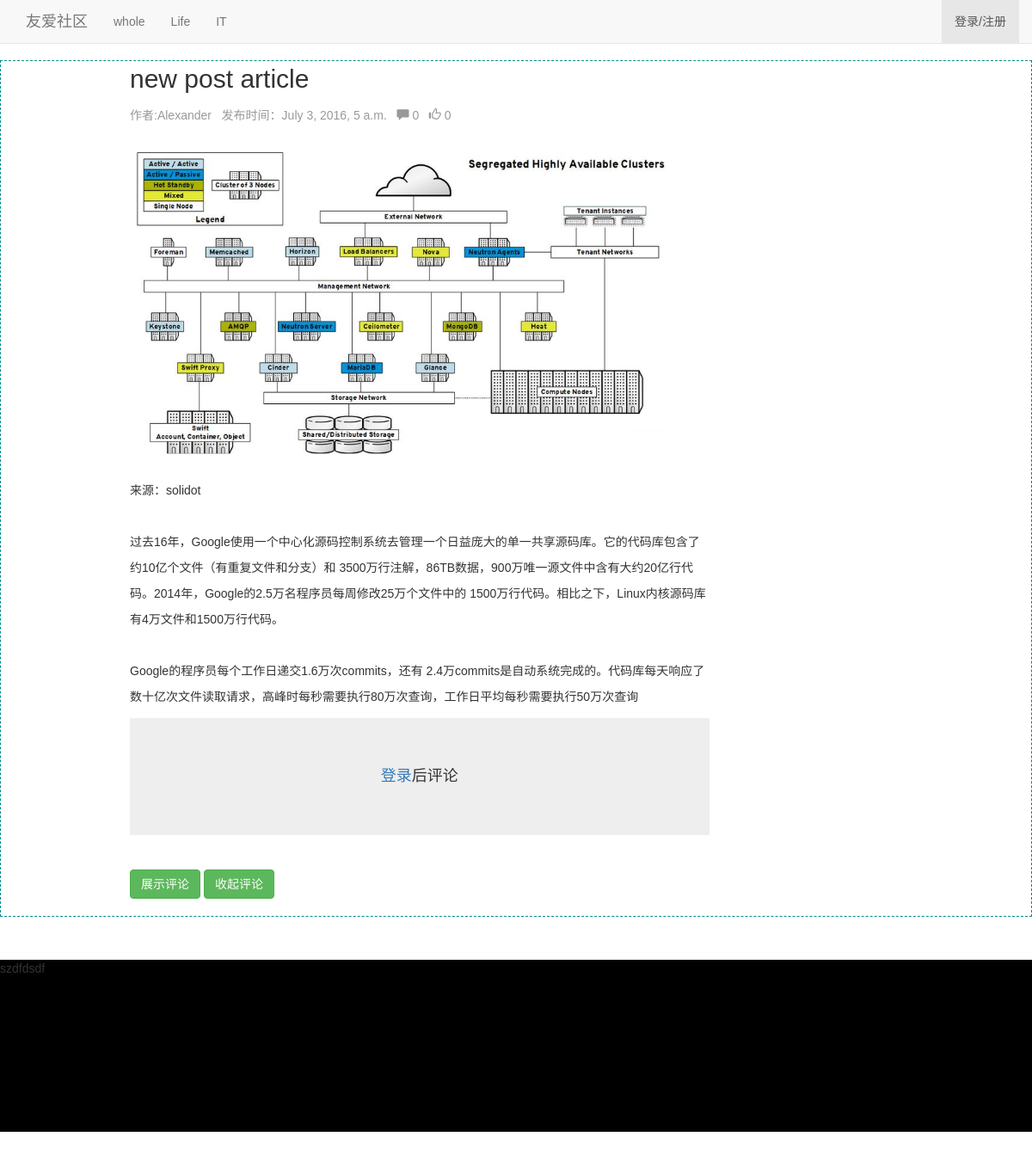
Screenshot of /bbs/articleDetail/14/ with the database file from the repository.
### bbs/models.py (models this page shows, shortened)
class Category(models.Model):
    name = models.CharField(max_length=64,unique=True)
    brief = models.CharField(null=True,blank=True,max_length=255)
    set_as_top_menu = models.BooleanField(default=False)
    position_index = models.SmallIntegerField()
    admins = models.ManyToManyField("UserProfile",blank=True)

class Article(models.Model):
    title = models.CharField(max_length=255)
    brief = models.CharField(null=True,blank=True,max_length=255)
    category = models.ForeignKey("Category")
    content = models.TextField(u"文章内容")
    author = models.ForeignKey("UserProfile")
    pub_date = models.DateTimeField(blank=True,null=True)
    last_modify = models.DateTimeField(auto_now=True)
    priority = models.IntegerField(u"优先级",default=1000)
    head_img = models.ImageField(u"文章标题图片",upload_to="uploads")
    status_choices = (('draft',u"草稿"),
                      ('published',u"已发布"),
                      ('hidden',u"隐藏"),
                      )
    status = models.CharField(choices=status_choices,default='published',max_length=32)

class UserProfile(models.Model):
    user = models.OneToOneField(User)
    name =models.CharField(max_length=32)
    signature= models.CharField(max_length=255,blank=True,null=True)
    head_img = models.ImageField(height_field=150,width_field=150,blank=True,null=True)
    friends = models.ManyToManyField('self',related_name='my_friends',blank=True) #反向关联自己，即我是你的朋友，则你必是我的朋友

### bbs/views.py (the view)
# urls.py: url(r'^articleDetail/(\d+)/$', views.articleDetail, name='articleDetail'),
def articleDetail(request,articleId):
    articleObj = models.Article.objects.get(id=articleId)
    commentTree = commentHandler.buildTree(articleObj.comment_set.select_related())
    return render(request, 'bbs/articleDetail.html', {'category_list':category_list,
                                                      'articleObj':articleObj})

### bbs/commentHandler.py (called while the page is built)
def buildTree(commentObj):
    treeDic = {}
    for comment in commentObj:
        addNode(treeDic,comment)
    for k,v in treeDic.items():
        print(k,v)
    return treeDic

### bbs/templatetags/customTag.py (called while the page is built)
@register.filter
def truncateUrl(imgObj):
    imgUrl = imgObj.name.split("/",maxsplit=1)[-1]
    return imgUrl

@register.simple_tag
def commentsThumps(articleObj):
    queryset = articleObj.comment_set.select_related()
    commentsDic = {
        'commentsCount':queryset.filter(comment_type=1).count(),
        'thumpsCount':queryset.filter(comment_type=2).count()
    }
    return commentsDic

### templates/bbs/articleDetail.html (shortened to what this page needs)
{% extends 'base.html' %}
{% load customTag %}
{% block page-container %}
    <div class="wrap-left">
        <div class="article-title-bg">
            {{ articleObj.title }}
        </div>
        <div class="article-title-brief">
            <span>作者:{{ articleObj.author.name }}</span>
            &nbsp;&nbsp;<span>发布时间：{{ articleObj.pub_date }}</span>
            <span>{% commentsThumps articleObj as comments %}
                &nbsp;&nbsp;<span class="glyphicon glyphicon-comment" aria-hidden="true"></span>
                {{ comments.commentsCount }}
                &nbsp;&nbsp;<span class="glyphicon glyphicon-thumbs-up" aria-hidden="true"></span>
                {{ comments.thumpsCount }}
            </span>
        </div>
        <div class="article-content">
            <img class="article-detail-head-img" src="/static/{{ articleObj.head_img|truncateUrl }}" >
            {{ articleObj.content|safe }}
        </div>
        <div class="comment-box">
            {% if request.user.is_authenticated %}
                <div class="new-comment-box">
                    <textarea class="form-control" rows="3" style="color: gray" onfocus="if(value=='请在这儿输入评论'){value=''}" onblur="if(value==''){value='请在这儿输入评论'}">请在这儿输入评论</textarea>
                    <button type="button" style="margin-top: 10px" class="btn btn-success pull-right" >评论</button>
                    <a href="{% url 'articleDetail' articleObj.id %}" style="margin-top: 10px; margin-right:20px" class="btn btn-success pull-right" >取消评论</a>
                </div>
            {% else %}
                <div class="jumbotron">
                   <h4 class="text-center"><a class="btn-link" href="{% url 'accountLogin'%}?next={{ request.path }}">登录</a>后评论</h4>
                </div>
            {% endif %}
        </div>
        <div class="comment-details">
            <button type="button" style="margin-top: 10px" class="btn btn-success" onclick="GetComments()">展示评论</button>
            <button type="button" style="margin-top: 10px; margin-right: 30px" class="btn btn-success" onclick="removeComments()">收起评论</button>
        </div>
    </div>
{% endblock %}

### templates/base.html (shortened to what this page needs)
<!DOCTYPE html>
<html lang="zh-CN"><head><meta http-equiv="Content-Type" content="text/html; charset=UTF-8">
    <link href="/static/bootstrap/css/bootstrap.min.css" rel="stylesheet">
    <link href="/static/bootstrap/css/navbar-fixed-top.css" rel="stylesheet">
    <link href="/static/bootstrap/css/custom.css" rel="stylesheet">
  </head>
  <body> {% csrf_token %}
    <nav class="navbar navbar-default navbar-fixed-top">
      <div class="container">
        <div class="navbar-header">
          <a class="navbar-brand" href="/bbs/">友爱社区</a>
        </div>
        <div id="navbar" class="navbar-collapse collapse">
           {% block top-menu %}
               <ul class="nav navbar-nav">
                    {% for category in category_list %}
                        {% if category.id == category_obj.id %}
                            <li class="active"><a href="{% url 'category' category.id %}">{{ category.name }}</a></li>
                        {% else %}
                            <li class=""><a href="{% url 'category' category.id %}">{{ category.name }}</a></li>
                        {% endif %}
                    {% endfor %}
               </ul>
           {% endblock %}
          <ul class="nav navbar-nav navbar-right">
              {% if request.user.is_authenticated %}
                  <li class="active"><a href="#">{{ request.user.userprofile.name }}</a></li>
                  <li class="active"><a href="{% url 'accountLogout' %}">注销</a></li>
              {% else %}
                  <li class="active"><a href="{% url 'accountLogin' %}">登录/注册</a></li>
              {% endif %}
          </ul>
        </div>
      </div>
    </nav>
    <div class="page-container">
    {% block page-container %}{% endblock %}
    </div>
    <footer class="footer">
        szdfdsdf
    </footer>
</body></html>

### rows the page displays
Category: name "whole"
Category: name "Life"
Category: name "IT"
Article: title "new post article", author.name "Alexander", pub_date "July 3, 2016, 5 a.m.", head_img (picture), content "来源：solidot 过去16年，Google使用一个中心化源码控制系统去管理一个日益庞大的单一共享源码库。它的代码库包含了约10亿个文件（有重复文件和分支）和 3500万行注解，86TB数据，900万唯一源文件中含有大约20亿行代码。2014年，Google的2.5万名程序员每周修改25万个文件中的 1500万行代码。相比之下，Linux内核源码库有4万文件和1500万行代码。 Google的程序员每个工作日递交1.6万次commits，还有 2.4万commits是自动系统完成的。代码库每天响应了数十亿次文件读取请求，高峰时每秒需要执行80万次查询，工作日平均每秒需要执行50万次查询"

### other values shown
{{ comments.commentsCount }} "0"
{{ comments.thumpsCount }} "0"
